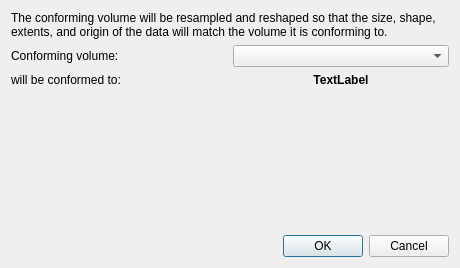
<?xml version="1.0" encoding="UTF-8"?>
<ui version="4.0">
 <class>ConformVolumeDialog</class>
 <widget class="QDialog" name="ConformVolumeDialog">
  <property name="geometry">
   <rect>
    <x>0</x>
    <y>0</y>
    <width>460</width>
    <height>268</height>
   </rect>
  </property>
  <property name="windowTitle">
   <string>Conform Volume</string>
  </property>
  <layout class="QGridLayout" name="gridLayout">
   <item row="1" column="0">
    <widget class="QLabel" name="conformingVolumeLabel">
     <property name="text">
      <string>Conforming volume:</string>
     </property>
    </widget>
   </item>
   <item row="4" column="0" colspan="2">
    <widget class="QDialogButtonBox" name="buttonBox">
     <property name="orientation">
      <enum>Qt::Horizontal</enum>
     </property>
     <property name="standardButtons">
      <set>QDialogButtonBox::Cancel|QDialogButtonBox::Ok</set>
     </property>
    </widget>
   </item>
   <item row="3" column="0" colspan="2">
    <spacer name="verticalSpacer">
     <property name="orientation">
      <enum>Qt::Vertical</enum>
     </property>
     <property name="sizeHint" stdset="0">
      <size>
       <width>20</width>
       <height>40</height>
      </size>
     </property>
    </spacer>
   </item>
   <item row="0" column="0" colspan="2">
    <widget class="QLabel" name="descriptionLabel">
     <property name="text">
      <string>The conforming volume will be resampled and reshaped so that the size, shape, extents, and origin of the data will match the volume it is conforming to.</string>
     </property>
     <property name="alignment">
      <set>Qt::AlignLeading|Qt::AlignLeft|Qt::AlignVCenter</set>
     </property>
     <property name="wordWrap">
      <bool>true</bool>
     </property>
    </widget>
   </item>
   <item row="1" column="1">
    <widget class="QComboBox" name="conformingVolume"/>
   </item>
   <item row="2" column="0">
    <widget class="QLabel" name="willBeConformedToLabel">
     <property name="text">
      <string>will be conformed to:</string>
     </property>
    </widget>
   </item>
   <item row="2" column="1">
    <widget class="QLabel" name="conformToVolumeLabel">
     <property name="font">
      <font>
       <weight>75</weight>
       <bold>true</bold>
      </font>
     </property>
     <property name="text">
      <string>TextLabel</string>
     </property>
     <property name="alignment">
      <set>Qt::AlignCenter</set>
     </property>
    </widget>
   </item>
  </layout>
 </widget>
 <resources/>
 <connections>
  <connection>
   <sender>buttonBox</sender>
   <signal>accepted()</signal>
   <receiver>ConformVolumeDialog</receiver>
   <slot>accept()</slot>
   <hints>
    <hint type="sourcelabel">
     <x>248</x>
     <y>254</y>
    </hint>
    <hint type="destinationlabel">
     <x>157</x>
     <y>274</y>
    </hint>
   </hints>
  </connection>
  <connection>
   <sender>buttonBox</sender>
   <signal>rejected()</signal>
   <receiver>ConformVolumeDialog</receiver>
   <slot>reject()</slot>
   <hints>
    <hint type="sourcelabel">
     <x>316</x>
     <y>260</y>
    </hint>
    <hint type="destinationlabel">
     <x>286</x>
     <y>274</y>
    </hint>
   </hints>
  </connection>
 </connections>
</ui>
